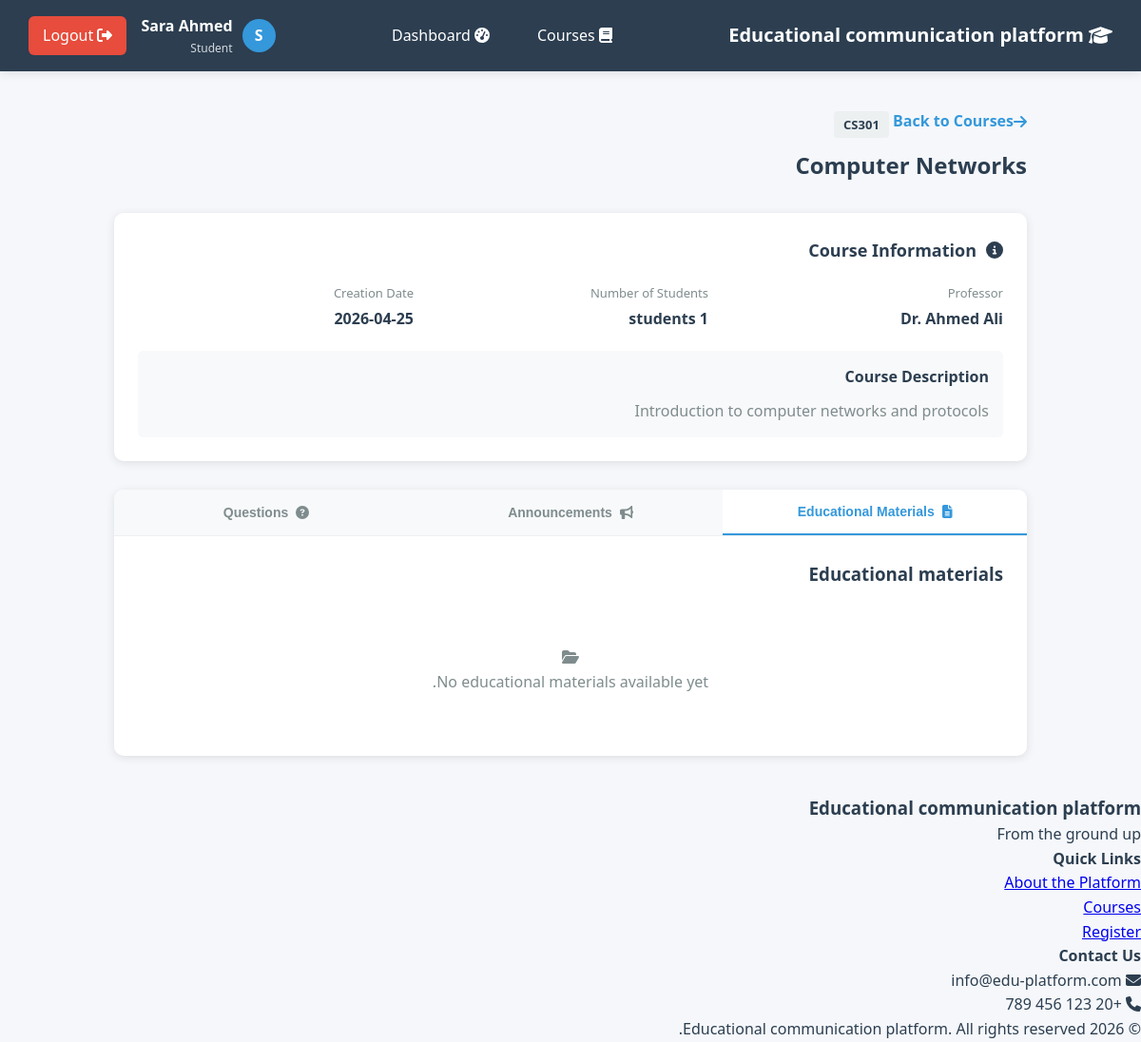
The page /courses/view.php?id=1 (signed in) on the database its author committed.
### tables this page shows
CREATE TABLE courses (
    id INT PRIMARY KEY AUTO_INCREMENT,
    course_name VARCHAR(200) NOT NULL,
    course_code VARCHAR(20) UNIQUE NOT NULL,
    professor_id INT NOT NULL,
    description TEXT,
    created_at TIMESTAMP DEFAULT CURRENT_TIMESTAMP,
    FOREIGN KEY (professor_id) REFERENCES users(id) ON DELETE CASCADE
);

CREATE TABLE users (
    id INT PRIMARY KEY AUTO_INCREMENT,
    username VARCHAR(50) UNIQUE NOT NULL,
    email VARCHAR(100) UNIQUE NOT NULL,
    password VARCHAR(255) NOT NULL,
    full_name VARCHAR(100) NOT NULL,
    name VARCHAR(100) NOT NULL,
    user_type ENUM('professor', 'student') NOT NULL,
    created_at TIMESTAMP DEFAULT CURRENT_TIMESTAMP
);

### includes/course_functions.php (called while the page is built, shortened)
<?php
function getCourseById($courseId) {
    $pdo = getDB();
    $stmt = $pdo->prepare("
        SELECT c.*, u.full_name as professor_name
        FROM courses c
        LEFT JOIN users u ON c.professor_id = u.id
        WHERE c.id = ?
    ");
    $stmt->execute([$courseId]);
    return $stmt->fetch();
}

### courses/view.php (the view, shortened to what this page needs)
<?php
require_once __DIR__ . '/../includes/course_functions.php';
require_once __DIR__ . '/../includes/header.php';
$courseId = $_GET['id'] ?? 0;
$course = getCourseById($courseId);
$studentCount = getCourseStudentCount($courseId);
?>
<div class="container">
    <div class="course-view">
        <div class="page-header">
            <div>
                <a href="list.php" class="back-link">
                    <i class="fas fa-arrow-right"></i> Back to Courses
                </a>
                <span class="course-code"><?php echo htmlspecialchars($course['course_code']); ?></span>
                <h1><?php echo htmlspecialchars($course['course_name']); ?></h1>
            </div>
        </div>
        <div class="info-section">
            <div class="info-card">
                <h2><i class="fas fa-info-circle"></i> Course Information</h2>
                <div class="info-grid">
                    <div class="info-item">
                        <label>Professor</label>
                        <span><?php echo htmlspecialchars($course['professor_name'] ?? 'Not specified'); ?></span>
                    </div>
                    <div class="info-item">
                        <label>Number of Students</label>
                        <span><?php echo $studentCount; ?> students</span>
                    </div>
                    <div class="info-item">
                        <label>Creation Date</label>
                        <span><?php echo date('Y-m-d', strtotime($course['created_at'])); ?></span>
                    </div>
                </div>
                <?php if ($course['description']): ?>
                    <div class="description">
                        <label>Course Description</label>
                        <p><?php echo nl2br(htmlspecialchars($course['description'])); ?></p>
                    </div>
                <?php endif; ?>
            </div>
        </div>
        <div class="content-section">
            <div class="tabs">
                <button class="tab active" data-tab="materials">
                    <i class="fas fa-file-alt"></i> Educational Materials
                </button>
                <button class="tab" data-tab="announcements">
                    <i class="fas fa-bullhorn"></i> Announcements
                </button>
                <button class="tab" data-tab="questions">
                    <i class="fas fa-question-circle"></i> Questions
                </button>
            </div>
            <div class="tab-content active" id="materials">
                <div class="content-header">
                    <h3>Educational materials</h3>
                </div>
                <div class="empty-content">
                    <i class="fas fa-folder-open"></i>
                    <p>No educational materials available yet.</p>
                </div>
            </div>
        </div>
    </div>
</div>
<?php require_once __DIR__ . '/../includes/footer.php'; ?>

### includes/header.php (style rules this page uses)
* { margin: 0; padding: 0; box-sizing: border-box; }
body { font-family: 'Segoe UI', Tahoma, Geneva, Verdana, sans-serif; background: #f5f7fa; color: #2c3e50; line-height: 1.6; }
.container { max-width: 1200px; margin: 0 auto; padding: 20px; }

### courses/view.php (style rules this page uses)
.course-view { padding: 20px; max-width: 1000px; margin: 0 auto; }
.page-header { display: flex; justify-content: space-between; align-items: flex-start; margin-bottom: 30px; }
.back-link { display: inline-flex; align-items: center; color: #3498db; text-decoration: none; margin-bottom: 10px; font-weight: 600; }
.course-code { display: inline-block; background: #ecf0f1; color: #2c3e50; padding: 4px 10px; border-radius: 4px; font-size: 13px; font-weight: 600; margin-bottom: 5px; }
h1 { color: #2c3e50; margin: 5px 0 0; font-size: 24px; }
.info-section { margin-bottom: 30px; }
.info-card { background: white; border-radius: 10px; padding: 25px; box-shadow: 0 2px 10px rgba(0,0,0,0.1); }
.info-card h2 { color: #2c3e50; font-size: 18px; margin: 0 0 20px; display: flex; align-items: center; gap: 10px; }
.info-grid { display: grid; grid-template-columns: repeat(3, 1fr); gap: 20px; margin-bottom: 20px; }
.info-item label { display: block; color: #7f8c8d; font-size: 13px; margin-bottom: 5px; }
.info-item span { color: #2c3e50; font-weight: 600; }
.description { background: #f8f9fa; padding: 15px; border-radius: 6px; }
.description label { display: block; color: #2c3e50; font-weight: 600; margin-bottom: 10px; }
.description p { color: #7f8c8d; line-height: 1.6; margin: 0; }
.content-section { background: white; border-radius: 10px; box-shadow: 0 2px 10px rgba(0,0,0,0.1); overflow: hidden; }
.tabs { display: flex; background: #f8f9fa; border-bottom: 1px solid #ecf0f1; }
.tab { flex: 1; padding: 15px; background: none; border: none; cursor: pointer; font-size: 14px; font-weight: 600; color: #7f8c8d; transition: all 0.3s; display: flex; align-items: center; justify-content: center; gap: 8px; }
.tab.active { color: #3498db; background: white; border-bottom: 2px solid #3498db; }
.tab-content { display: none; padding: 25px; }
.tab-content.active { display: block; }
.content-header { display: flex; justify-content: space-between; align-items: center; margin-bottom: 20px; }
.content-header h3 { color: #2c3e50; margin: 0; }
.empty-content { text-align: center; padding: 40px; color: #7f8c8d; }

### rows shown on the page
courses: course_code "CS301", course_name "Computer Networks", professor.full_name "Dr. Ahmed Ali", created_at "2026-04-25", description "Introduction to computer networks and protocols"

### other values the page prints
mb_substr($_SESSION['full_name'] ?? 'M', 0, 1) "S"
$_SESSION['full_name'] "Sara Ahmed"
